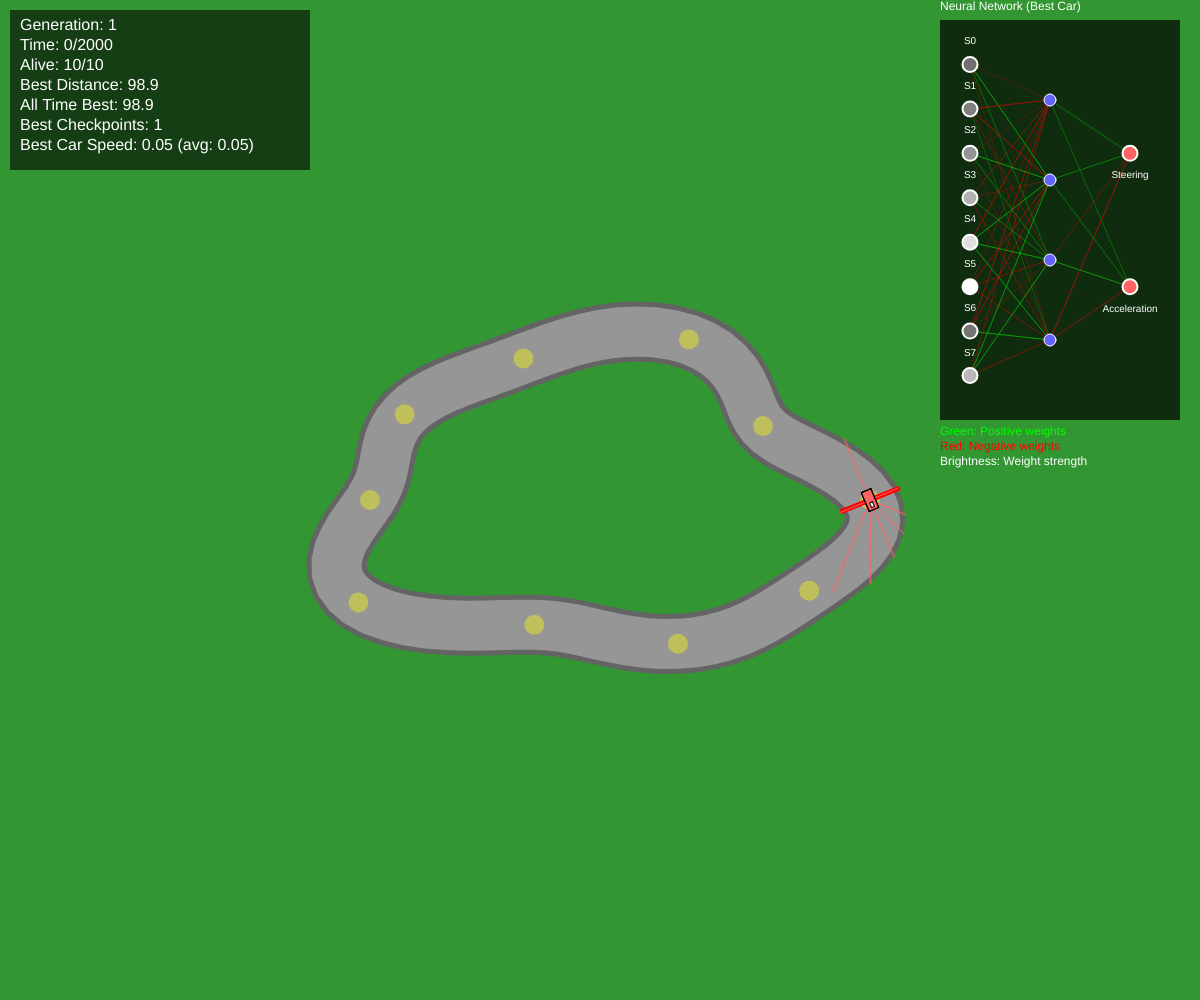
Frame 1 (no input)
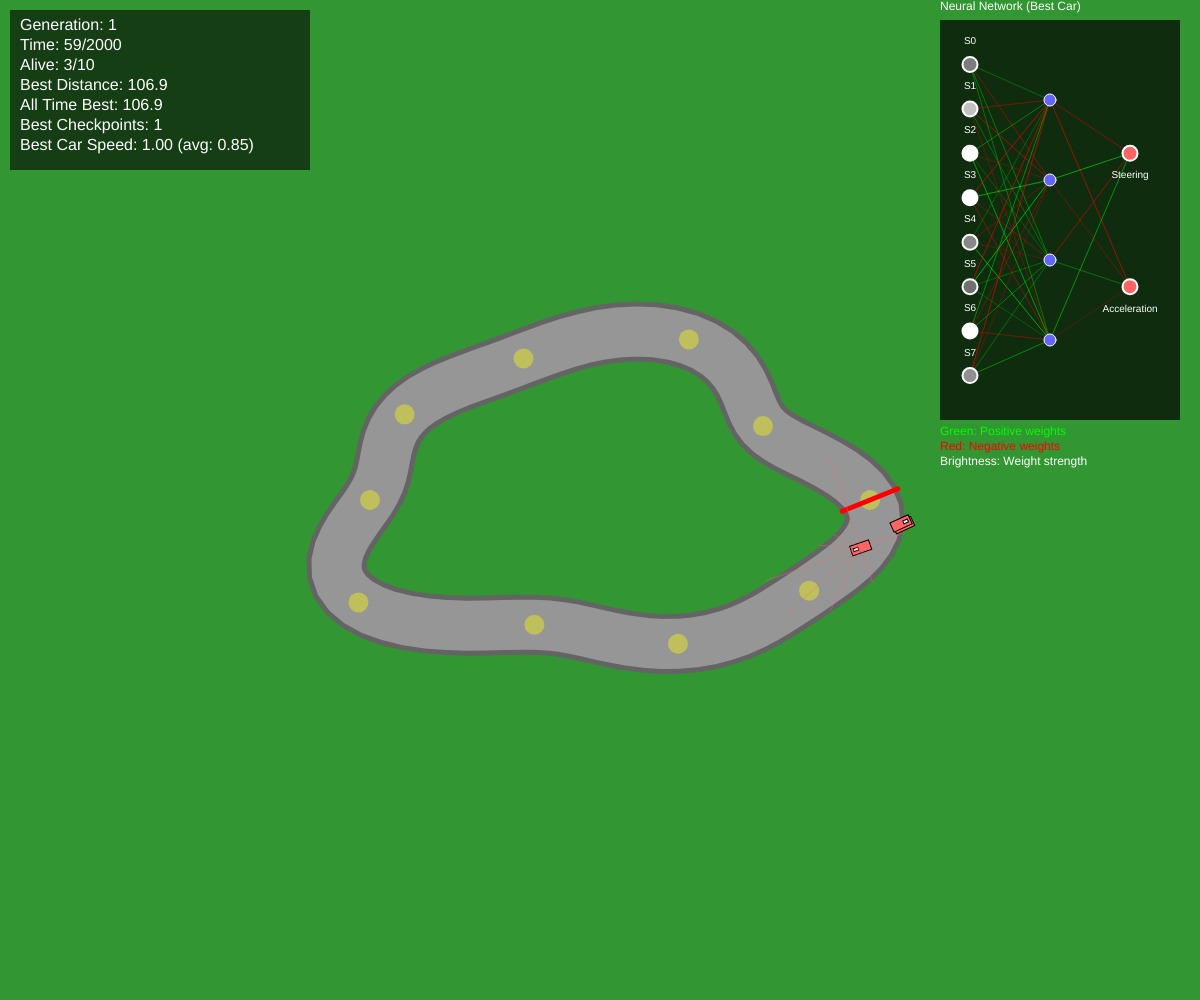
Frame 60 (no input)
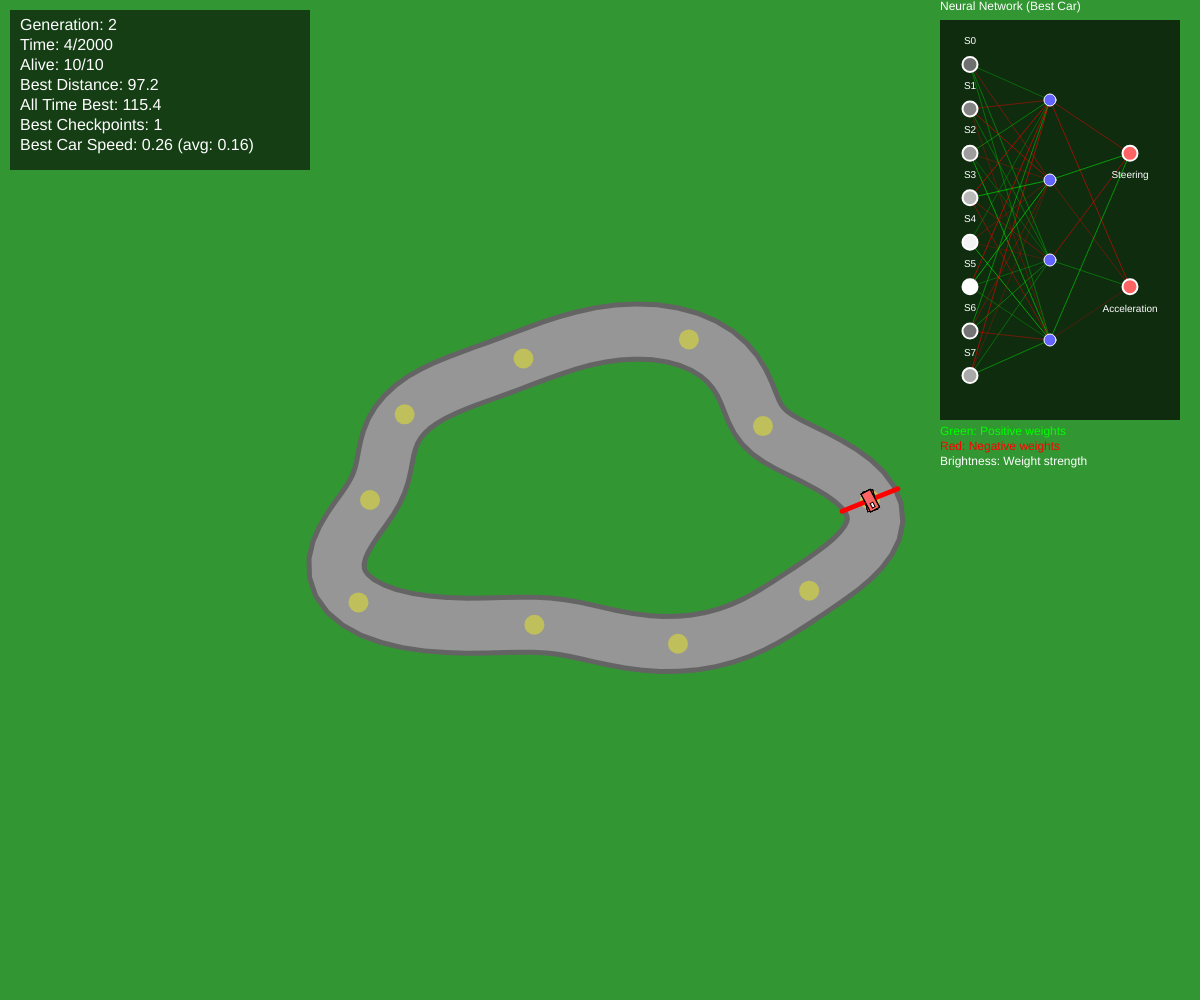
Frame 120 (the mouse pressed at the canvas centre since frame 60)

The p5.js sketch that drew these frames (run headless with seeded random() and noise() and a simulated clock; from frame 60 on, the mouse is pressed at the canvas centre):

// p5.js sketch
// ── sketch.js
// NEAT Racing Game
// Cars evolve using neural networks to navigate a race track

let track;
let cars = [];
let generation = 1;
let populationSize = 10;
let maxTime = 2000; // frames per generation
let currentTime = 0;
let bestDistance = 0;
let allTimeBest = 0;

// Track parameters
let trackPoints = [];
let trackWidth = 60;
let checkpoints = [];

function setup() {
  createCanvas(windowWidth, windowHeight);
  
  // Create circular track with curves
  createTrack();
  
  // Initialize first generation
  initializePopulation();
}

function windowResized() {
  resizeCanvas(windowWidth, windowHeight);
  // Recreate track for new canvas size
  createTrack();
}

function draw() {
  background(50, 150, 50); // Green background
  
  // Draw track
  drawTrack();
  
  // Update and draw cars
  updateCars();
  
  // Draw UI
  drawUI();
  
  currentTime++;
  
  // Check if generation is complete
  if (currentTime >= maxTime || allCarsDead()) {
    nextGeneration();
  }
}

function createTrack() {
  trackPoints = [];
  checkpoints = [];
  
  let centerX = windowWidth / 2;
  let centerY = windowHeight / 2;
  
  // Scale track size based on screen size
  let radiusX = min(windowWidth, windowHeight) * 0.25;
  let radiusY = min(windowWidth, windowHeight) * 0.15;
  
  // Create oval track with some curves
  for (let i = 0; i < 100; i++) {
    let angle = (i / 100) * TWO_PI;
    
    // Add some variation to make it more interesting
    let variation = sin(angle * 3) * 30 + cos(angle * 5) * 20;
    let currentRadiusX = radiusX + variation;
    let currentRadiusY = radiusY + variation * 0.5;
    
    let x = centerX + cos(angle) * currentRadiusX;
    let y = centerY + sin(angle) * currentRadiusY;
    
    trackPoints.push(createVector(x, y));
    
    // Create checkpoints every 10 points
    if (i % 10 === 0) {
      checkpoints.push({
        pos: createVector(x, y),
        index: checkpoints.length
      });
    }
  }
}

function drawTrack() {
  // Draw track outline
  stroke(100);
  strokeWeight(trackWidth);
  noFill();
  
  beginShape();
  for (let point of trackPoints) {
    vertex(point.x, point.y);
  }
  endShape(CLOSE);
  
  // Draw track surface
  stroke(150);
  strokeWeight(trackWidth - 10);
  
  beginShape();
  for (let point of trackPoints) {
    vertex(point.x, point.y);
  }
  endShape(CLOSE);
  
  // Draw checkpoints
  for (let checkpoint of checkpoints) {
    fill(255, 255, 0, 100);
    noStroke();
    circle(checkpoint.pos.x, checkpoint.pos.y, 20);
  }
  
  // Draw start/finish line
  stroke(255, 0, 0);
  strokeWeight(5);
  let start = trackPoints[0];
  let startNormal = getNormalAtPoint(0);
  line(
    start.x - startNormal.x * trackWidth/2,
    start.y - startNormal.y * trackWidth/2,
    start.x + startNormal.x * trackWidth/2,
    start.y + startNormal.y * trackWidth/2
  );
}

function getNormalAtPoint(index) {
  let current = trackPoints[index];
  let next = trackPoints[(index + 1) % trackPoints.length];
  let direction = p5.Vector.sub(next, current);
  direction.normalize();
  return createVector(-direction.y, direction.x);
}

function isOnTrack(pos) {
  let minDist = Infinity;
  let closestIndex = 0;
  
  // Find closest point on track
  for (let i = 0; i < trackPoints.length; i++) {
    let dist = p5.Vector.dist(pos, trackPoints[i]);
    if (dist < minDist) {
      minDist = dist;
      closestIndex = i;
    }
  }
  
  return minDist <= trackWidth / 2;
}

function getDistanceAlongTrack(pos) {
  let minDist = Infinity;
  let closestIndex = 0;
  
  for (let i = 0; i < trackPoints.length; i++) {
    let dist = p5.Vector.dist(pos, trackPoints[i]);
    if (dist < minDist) {
      minDist = dist;
      closestIndex = i;
    }
  }
  
  return closestIndex;
}

function getProgressiveDistance(car, newIndex) {
  // Calculate distance traveled in the correct direction
  let progress = 0;
  
  if (car.lastTrackIndex !== undefined) {
    let diff = newIndex - car.lastTrackIndex;
    
    // Handle wrapping around the track
    if (diff > trackPoints.length / 2) {
      diff -= trackPoints.length;
    } else if (diff < -trackPoints.length / 2) {
      diff += trackPoints.length;
    }
    
    // Only add positive progress (forward movement)
    if (diff > 0) {
      car.totalDistance += diff;
    }
    // Small penalty for going backwards
    else if (diff < 0) {
      car.totalDistance += diff * 0.1;
    }
  }
  
  car.lastTrackIndex = newIndex;
  return car.totalDistance;
}

// Car class with neural network
class Car {
  constructor(brain) {
    this.pos = trackPoints[0].copy();
    this.vel = createVector(0, 0);
    this.acc = createVector(0, 0);
    
    // Calculate initial angle pointing towards next track point
    let nextPoint = trackPoints[1];
    let direction = p5.Vector.sub(nextPoint, this.pos);
    this.angle = direction.heading();
    
    this.maxSpeed = 1;
    this.maxForce = 0.1;
    this.maxAngularVel = 0.03; // Limit spinning
    this.angularVel = 0;
    
    this.alive = true;
    this.fitness = 0;
    this.distance = 0;
    this.totalDistance = 0; // Cumulative distance in correct direction
    this.lastTrackIndex = undefined; // Track position for progressive distance
    this.checkpointsPassed = 0;
    this.timeAlive = 0;
    this.totalSpeed = 0; // Track cumulative speed for fitness
    this.stuckCounter = 0; // Count frames when barely moving
    
    // Neural network (brain)
    if (brain) {
      this.brain = brain.copy();
    } else {
      this.brain = new NeuralNetwork(8, 4, 2); // 8 inputs, 16 hidden, 2 outputs
    }
    
    // Sensors for wall detection
    this.sensors = [];
    this.sensorLength = 100;
  }
  
  update() {
    if (!this.alive) return;
    
    this.timeAlive++;
    
    // Get sensor readings
    this.updateSensors();
    
    // Get neural network output
    let inputs = this.getSensorInputs();
    let outputs = this.brain.predict(inputs);
    
    // Apply outputs as steering and acceleration
    let steering = map(outputs[0], 0, 1, -0.1, 0.1);
    let acceleration = map(outputs[1], 0, 1, 0, this.maxForce);
    
    // Limit angular velocity to prevent excessive spinning
    this.angularVel += steering;
    this.angularVel = constrain(this.angularVel, -this.maxAngularVel, this.maxAngularVel);
    this.angularVel *= 0.9; // Add some damping
    
    // Update physics
    this.angle += this.angularVel;
    let force = p5.Vector.fromAngle(this.angle);
    force.mult(acceleration);
    this.acc.add(force);
    
    this.vel.add(this.acc);
    this.vel.limit(this.maxSpeed);
    this.pos.add(this.vel);
    this.acc.mult(0);
    
    // Track speed for fitness calculation
    let currentSpeed = this.vel.mag();
    this.totalSpeed += currentSpeed;
    
    // Check if car is stuck (moving very slowly)
    if (currentSpeed < 0.5) {
      this.stuckCounter++;
    } else {
      this.stuckCounter = 0;
    }
    
    // Kill car if stuck for too long
    if (this.stuckCounter > 60) { // 1 second at 60fps
      this.alive = false;
    }
    
    // Check collision with track boundaries
    if (!isOnTrack(this.pos)) {
      this.alive = false;
    }
    
    // Update distance with progressive tracking
    let currentTrackIndex = getDistanceAlongTrack(this.pos);
    this.distance = getProgressiveDistance(this, currentTrackIndex);
    this.checkCheckpoints();
    
    // Calculate fitness with speed bonus and penalties
    let speedBonus = this.totalSpeed * 0.1; // Reward for maintaining speed
    let speedPenalty = (this.timeAlive - this.totalSpeed) * 0.05; // Penalize for being slow
    let spinPenalty = Math.abs(this.angularVel) * 100; // Penalize excessive spinning
    
    this.fitness = this.distance + 
                   this.checkpointsPassed * 100 + 
                   speedBonus - 
                   speedPenalty - 
                   spinPenalty;
  }
  
  updateSensors() {
    this.sensors = [];
    let angles = [-PI/2, -PI/4, -PI/8, 0, PI/8, PI/4, PI/2, PI];
    
    for (let angle of angles) {
      let sensorAngle = this.angle + angle;
      let end = createVector(
        this.pos.x + cos(sensorAngle) * this.sensorLength,
        this.pos.y + sin(sensorAngle) * this.sensorLength
      );
      
      // Cast ray and find intersection with track boundary
      let distance = this.castRay(this.pos, end);
      this.sensors.push(distance);
    }
  }
  
  castRay(start, end) {
    let steps = 50;
    for (let i = 1; i <= steps; i++) {
      let t = i / steps;
      let testPos = p5.Vector.lerp(start, end, t);
      
      if (!isOnTrack(testPos)) {
        return p5.Vector.dist(start, testPos);
      }
    }
    return this.sensorLength;
  }
  
  getSensorInputs() {
    let inputs = [];
    
    // Normalize sensor readings
    for (let sensor of this.sensors) {
      inputs.push(sensor / this.sensorLength);
    }
    
    return inputs;
  }
  
  checkCheckpoints() {
    for (let checkpoint of checkpoints) {
      if (checkpoint.index === this.checkpointsPassed) {
        let dist = p5.Vector.dist(this.pos, checkpoint.pos);
        if (dist < 30) {
          this.checkpointsPassed++;
          break;
        }
      }
    }
  }
  
  draw() {
    if (!this.alive) return;
    
    push();
    translate(this.pos.x, this.pos.y);
    rotate(this.angle);
    
    // Draw car
    fill(255, 100, 100);
    stroke(0);
    strokeWeight(1);
    rectMode(CENTER);
    rect(0, 0, 20, 10);
    
    // Draw direction indicator
    fill(255);
    rect(5, 0, 5, 3);
    
    pop();
    
    // Draw sensors (for best car only)
    if (this === getBestCar()) {
      this.drawSensors();
    }
  }
  
  drawSensors() {
    stroke(255, 100, 100, 100);
    strokeWeight(1);
    
    let angles = [-PI/2, -PI/4, -PI/8, 0, PI/8, PI/4, PI/2, PI];
    
    for (let i = 0; i < angles.length; i++) {
      let angle = this.angle + angles[i];
      let distance = this.sensors[i];
      
      let endX = this.pos.x + cos(angle) * distance;
      let endY = this.pos.y + sin(angle) * distance;
      
      line(this.pos.x, this.pos.y, endX, endY);
    }
  }
  
  copy() {
    return new Car(this.brain);
  }
  
  mutate(rate) {
    this.brain.mutate(rate);
  }
}

// Simple Neural Network implementation
class NeuralNetwork {
  constructor(inputNodes, hiddenNodes, outputNodes) {
    this.inputNodes = inputNodes;
    this.hiddenNodes = hiddenNodes;
    this.outputNodes = outputNodes;
    
    // Initialize weights randomly
    this.weightsIH = this.randomMatrix(this.hiddenNodes, this.inputNodes);
    this.weightsHO = this.randomMatrix(this.outputNodes, this.hiddenNodes);
    
    // Initialize biases
    this.biasH = this.randomMatrix(this.hiddenNodes, 1);
    this.biasO = this.randomMatrix(this.outputNodes, 1);
  }
  
  randomMatrix(rows, cols) {
    let matrix = [];
    for (let i = 0; i < rows; i++) {
      matrix[i] = [];
      for (let j = 0; j < cols; j++) {
        matrix[i][j] = random(-1, 1);
      }
    }
    return matrix;
  }
  
  predict(inputs) {
    // Convert inputs to matrix
    let inputMatrix = [];
    for (let i = 0; i < inputs.length; i++) {
      inputMatrix[i] = [inputs[i]];
    }
    
    // Hidden layer
    let hidden = this.matrixMultiply(this.weightsIH, inputMatrix);
    hidden = this.matrixAdd(hidden, this.biasH);
    hidden = this.matrixMap(hidden, this.sigmoid);
    
    // Output layer
    let output = this.matrixMultiply(this.weightsHO, hidden);
    output = this.matrixAdd(output, this.biasO);
    output = this.matrixMap(output, this.sigmoid);
    
    // Convert back to array
    let result = [];
    for (let i = 0; i < output.length; i++) {
      result[i] = output[i][0];
    }
    
    return result;
  }
  
  sigmoid(x) {
    return 1 / (1 + Math.exp(-x));
  }
  
  matrixMultiply(a, b) {
    let result = [];
    for (let i = 0; i < a.length; i++) {
      result[i] = [];
      for (let j = 0; j < b[0].length; j++) {
        let sum = 0;
        for (let k = 0; k < b.length; k++) {
          sum += a[i][k] * b[k][j];
        }
        result[i][j] = sum;
      }
    }
    return result;
  }
  
  matrixAdd(a, b) {
    let result = [];
    for (let i = 0; i < a.length; i++) {
      result[i] = [];
      for (let j = 0; j < a[0].length; j++) {
        result[i][j] = a[i][j] + b[i][j];
      }
    }
    return result;
  }
  
  matrixMap(matrix, func) {
    let result = [];
    for (let i = 0; i < matrix.length; i++) {
      result[i] = [];
      for (let j = 0; j < matrix[0].length; j++) {
        result[i][j] = func(matrix[i][j]);
      }
    }
    return result;
  }
  
  copy() {
    let copy = new NeuralNetwork(this.inputNodes, this.hiddenNodes, this.outputNodes);
    copy.weightsIH = this.copyMatrix(this.weightsIH);
    copy.weightsHO = this.copyMatrix(this.weightsHO);
    copy.biasH = this.copyMatrix(this.biasH);
    copy.biasO = this.copyMatrix(this.biasO);
    return copy;
  }
  
  copyMatrix(matrix) {
    let copy = [];
    for (let i = 0; i < matrix.length; i++) {
      copy[i] = [];
      for (let j = 0; j < matrix[0].length; j++) {
        copy[i][j] = matrix[i][j];
      }
    }
    return copy;
  }
  
  mutate(rate) {
    this.mutateMatrix(this.weightsIH, rate);
    this.mutateMatrix(this.weightsHO, rate);
    this.mutateMatrix(this.biasH, rate);
    this.mutateMatrix(this.biasO, rate);
  }
  
  mutateMatrix(matrix, rate) {
    for (let i = 0; i < matrix.length; i++) {
      for (let j = 0; j < matrix[0].length; j++) {
        if (random() < rate) {
          matrix[i][j] += random(-0.1, 0.1);
        }
      }
    }
  }
}

function initializePopulation() {
  cars = [];
  for (let i = 0; i < populationSize; i++) {
    cars.push(new Car());
  }
  currentTime = 0;
}

function updateCars() {
  let aliveCars = 0;
  bestDistance = 0;
  
  for (let car of cars) {
    if (car.alive) {
      car.update();
      aliveCars++;
      if (car.fitness > bestDistance) {
        bestDistance = car.fitness;
      }
    }
    car.draw();
  }
  
  if (bestDistance > allTimeBest) {
    allTimeBest = bestDistance;
  }
}

function allCarsDead() {
  for (let car of cars) {
    if (car.alive) return false;
  }
  return true;
}

function getBestCar() {
  let best = cars[0];
  for (let car of cars) {
    if (car.fitness > best.fitness) {
      best = car;
    }
  }
  return best;
}

function nextGeneration() {
  // Sort cars by fitness
  cars.sort((a, b) => b.fitness - a.fitness);
  
  // Create new generation
  let newCars = [];
  
  // Keep best 20% unchanged
  let eliteCount = Math.floor(populationSize * 0.2);
  for (let i = 0; i < eliteCount; i++) {
    newCars.push(cars[i].copy());
  }
  
  // Fill rest with mutations of top performers
  while (newCars.length < populationSize) {
    let parent = cars[Math.floor(random() * eliteCount)];
    let child = parent.copy();
    child.mutate(.1);
    newCars.push(child);
  }
  
  cars = newCars;
  generation++;
  currentTime = 0;
  
  // Calculate correct starting angle
  let startPoint = trackPoints[0];
  let nextPoint = trackPoints[1];
  let startDirection = p5.Vector.sub(nextPoint, startPoint);
  let startAngle = startDirection.heading();
  
  // Reset car positions and all variables
  for (let car of cars) {
    car.pos = trackPoints[0].copy();
    car.vel = createVector(0, 0);
    car.acc = createVector(0, 0);
    car.angle = startAngle;
    car.angularVel = 0;
    car.alive = true;
    car.fitness = 0;
    car.distance = 0;
    car.totalDistance = 0;
    car.lastTrackIndex = undefined;
    car.checkpointsPassed = 0;
    car.timeAlive = 0;
    car.totalSpeed = 0;
    car.stuckCounter = 0;
  }
}

function drawUI() {
  // Background for UI
  fill(0, 0, 0, 150);
  noStroke();
  rect(10, 10, 300, 160);
  
  // Text
  fill(255);
  textSize(16);
  text(`Generation: ${generation}`, 20, 30);
  text(`Time: ${currentTime}/${maxTime}`, 20, 50);
  text(`Alive: ${cars.filter(car => car.alive).length}/${populationSize}`, 20, 70);
  text(`Best Distance: ${bestDistance.toFixed(1)}`, 20, 90);
  text(`All Time Best: ${allTimeBest.toFixed(1)}`, 20, 110);
  
  let bestCar = getBestCar();
  text(`Best Checkpoints: ${bestCar.checkpointsPassed}`, 20, 130);
  
  // Show speed information for best car
  let avgSpeed = bestCar.timeAlive > 0 ? (bestCar.totalSpeed / bestCar.timeAlive).toFixed(2) : 0;
  let currentSpeed = bestCar.vel.mag().toFixed(2);
  text(`Best Car Speed: ${currentSpeed} (avg: ${avgSpeed})`, 20, 150);
  
  // Draw neural network visualization
  drawNeuralNetwork(bestCar.brain);
}

function drawNeuralNetwork(brain) {
  let netWidth = min(windowWidth * 0.2, 300);
  let netHeight = min(windowHeight * 0.4, 400);
  let netX = windowWidth - netWidth - 20;
  let netY = 20;
  
  // Background for neural network
  fill(0, 0, 0, 180);
  noStroke();
  rect(netX, netY, netWidth, netHeight);
  
  // Network parameters
  let inputNodes = brain.inputNodes;
  let hiddenNodes = brain.hiddenNodes;
  let outputNodes = brain.outputNodes;
  
  let layerSpacing = netWidth / 3;
  let inputSpacing = netHeight / (inputNodes + 1);
  let hiddenSpacing = netHeight / (hiddenNodes + 1);
  let outputSpacing = netHeight / (outputNodes + 1);
  
  // Input layer positions
  let inputPositions = [];
  for (let i = 0; i < inputNodes; i++) {
    inputPositions.push({
      x: netX + 30,
      y: netY + (i + 1) * inputSpacing
    });
  }
  
  // Hidden layer positions
  let hiddenPositions = [];
  for (let i = 0; i < hiddenNodes; i++) {
    hiddenPositions.push({
      x: netX + 30 + layerSpacing,
      y: netY + (i + 1) * hiddenSpacing
    });
  }
  
  // Output layer positions
  let outputPositions = [];
  for (let i = 0; i < outputNodes; i++) {
    outputPositions.push({
      x: netX + 30 + layerSpacing * 2,
      y: netY + (i + 1) * outputSpacing
    });
  }
  
  // Draw connections from input to hidden
  strokeWeight(1);
  for (let i = 0; i < inputNodes; i++) {
    for (let j = 0; j < hiddenNodes; j++) {
      let weight = brain.weightsIH[j][i];
      
      // Color based on weight value
      if (weight > 0) {
        stroke(0, 255, 0, map(abs(weight), 0, 2, 50, 255));
      } else {
        stroke(255, 0, 0, map(abs(weight), 0, 2, 50, 255));
      }
      
      line(inputPositions[i].x, inputPositions[i].y,
           hiddenPositions[j].x, hiddenPositions[j].y);
    }
  }
  
  // Draw connections from hidden to output
  for (let i = 0; i < hiddenNodes; i++) {
    for (let j = 0; j < outputNodes; j++) {
      let weight = brain.weightsHO[j][i];
      
      // Color based on weight value
      if (weight > 0) {
        stroke(0, 255, 0, map(abs(weight), 0, 2, 50, 255));
      } else {
        stroke(255, 0, 0, map(abs(weight), 0, 2, 50, 255));
      }
      
      line(hiddenPositions[i].x, hiddenPositions[i].y,
           outputPositions[j].x, outputPositions[j].y);
    }
  }
  
  // Draw input nodes
  for (let i = 0; i < inputNodes; i++) {
    let activation = 0;
    if (cars.length > 0) {
      let bestCar = getBestCar();
      if (bestCar.sensors && bestCar.sensors[i] !== undefined) {
        activation = bestCar.sensors[i] / bestCar.sensorLength;
      }
    }
    
    fill(map(activation, 0, 1, 50, 255));
    stroke(255);
    strokeWeight(2);
    circle(inputPositions[i].x, inputPositions[i].y, 15);
    
    // Label
    fill(255);
    noStroke();
    textSize(10);
    textAlign(CENTER);
    text(`S${i}`, inputPositions[i].x, inputPositions[i].y - 20);
  }
  
  // Draw hidden nodes
  for (let i = 0; i < hiddenNodes; i++) {
    fill(100, 100, 255);
    stroke(255);
    strokeWeight(1);
    circle(hiddenPositions[i].x, hiddenPositions[i].y, 12);
  }
  
  // Draw output nodes
  let outputLabels = ['Steering', 'Acceleration'];
  for (let i = 0; i < outputNodes; i++) {
    fill(255, 100, 100);
    stroke(255);
    strokeWeight(2);
    circle(outputPositions[i].x, outputPositions[i].y, 15);
    
    // Label
    fill(255);
    noStroke();
    textSize(10);
    textAlign(CENTER);
    text(outputLabels[i], outputPositions[i].x, outputPositions[i].y + 25);
  }
  
  // Legend
  fill(255);
  textSize(12);
  textAlign(LEFT);
  text('Neural Network (Best Car)', netX, netY - 10);
  
  fill(0, 255, 0);
  text('Green: Positive weights', netX, netY + netHeight + 15);
  fill(255, 0, 0);
  text('Red: Negative weights', netX, netY + netHeight + 30);
  fill(255);
  text('Brightness: Weight strength', netX, netY + netHeight + 45);
}

// Reset simulation
function keyPressed() {
  if (key === 'r' || key === 'R') {
    generation = 1;
    allTimeBest = 0;
    initializePopulation();
  }
}
